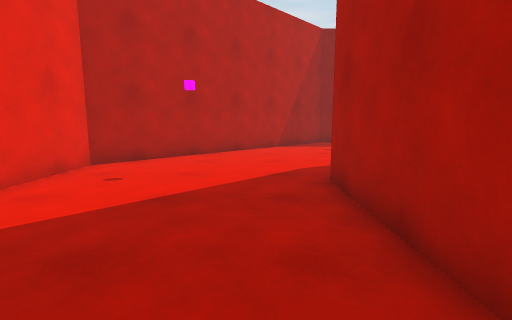
view 1 (above)

17 first-person views from a walk through a Unity game level. The camera is 1.2 m above the floor, tilts 8° down and sees 85° across. The floor is counted in squares, 1 m on a side. Each view is taken from the middle of a square. On the plan, view 1 faces up. The plan holds only what a view shows up to about 13 squares ahead; the rest is blank.

view 2
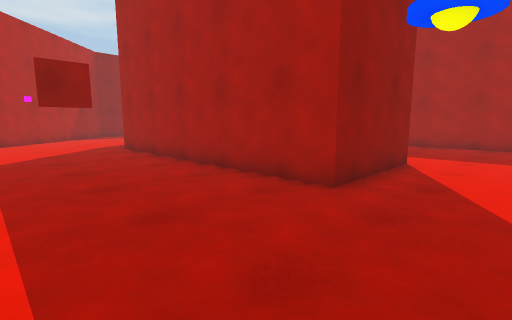

view 3
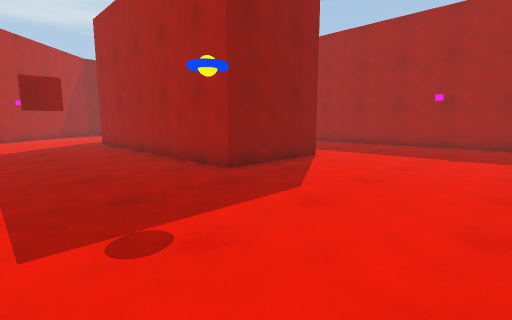

view 4
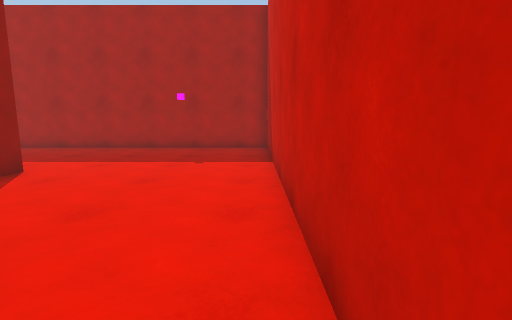

view 5
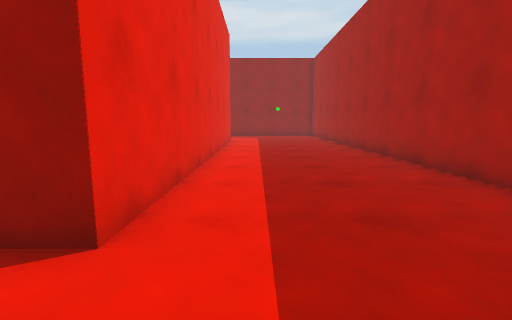

view 6
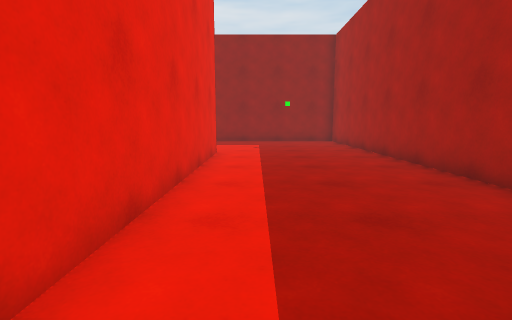

view 7
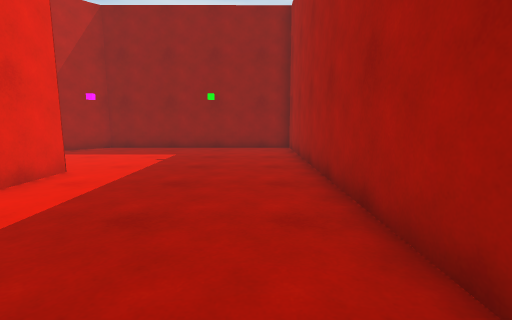

view 8
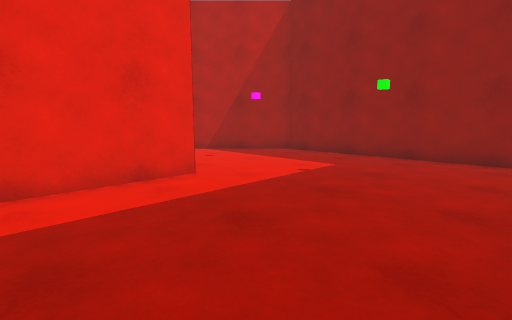

view 9
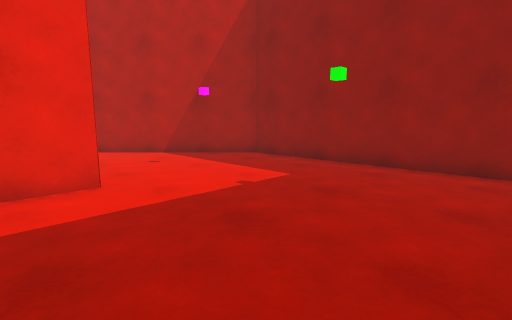

view 10
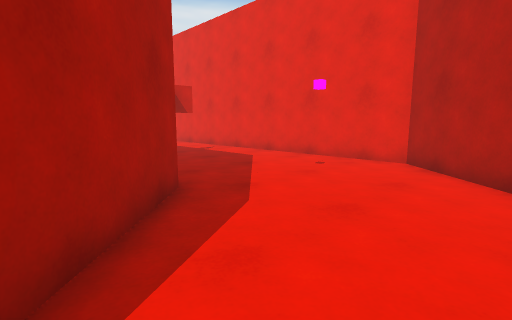

view 11
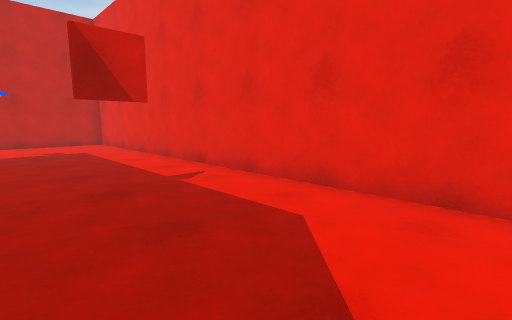

view 12
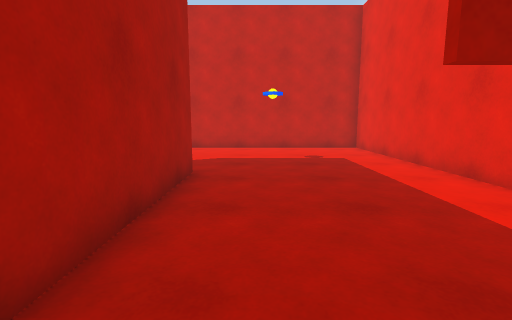

view 13
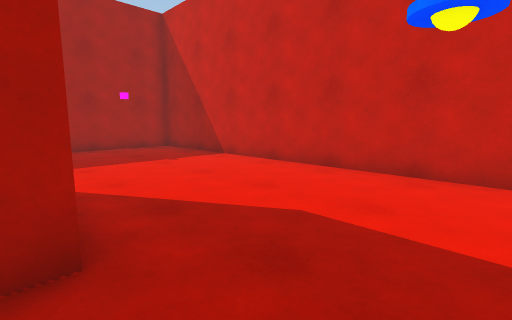

view 14
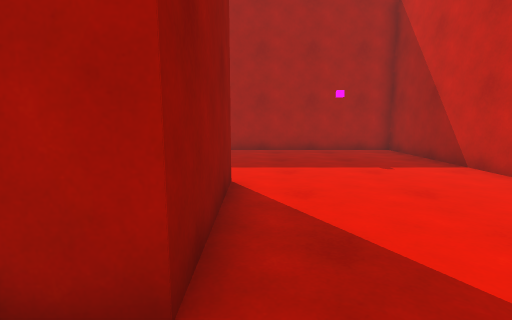

view 15
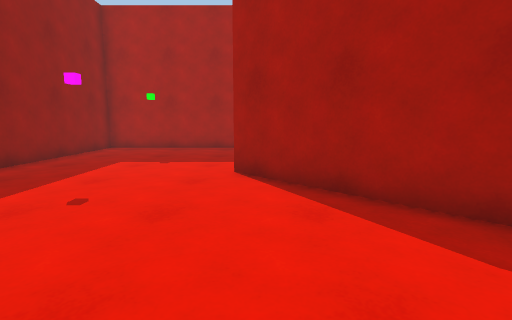

view 16
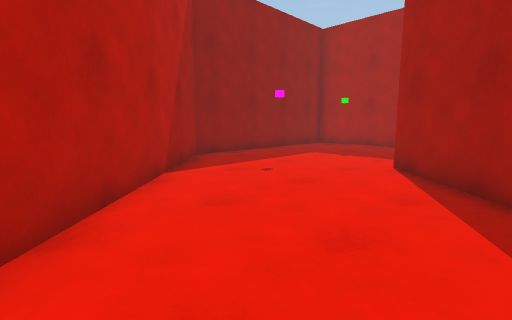

view 17
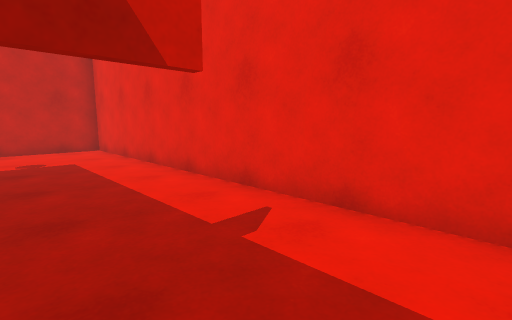

### Floor plan
Points are (right, up) in squares from view 1. A wall is a line through its corners. A room is listed if a view was taken in it or the views show most of it. See-through windows are left out.
Room 1 (views 1, 2, 3, 4, 5, 6, 7, 8, 9, 10, 11, 12, 13, 14, 15, 16, 17)
walls: (1.5, 5.5) (5.5, 9.5) (5.5, -4.5) (1.5, -4.5) (1.5, 5.5); (-0.9, 0.4) (-2, 0.4); (-2, 0.6) (-1, 0.6); (-4.5, 7.5) (-4.5, -10.5) (11.5, -10.5) (11.5, 15.5) (3.5, 15.5) (-4.5, 7.5)

Positions as (right, up) in squares from view 1, and headings:
1: (0, 0), facing up
2: (-3, -7), facing up-right
3: (-3, -10), facing up-right
4: (-1, -10), facing right
5: (7, -7), facing up
6: (7, -1), facing up
7: (10, 3), facing up
8: (11, 6), facing up-left
9: (11, 8), facing up-left
10: (4, 10), facing down-left
11: (0, 5), facing down-left
12: (0, 2), facing down
13: (-1, -4), facing down-right
14: (0, -5), facing right
15: (-1, 9), facing right
16: (-2, 7), facing up-right
17: (-1, 2), facing down-left
